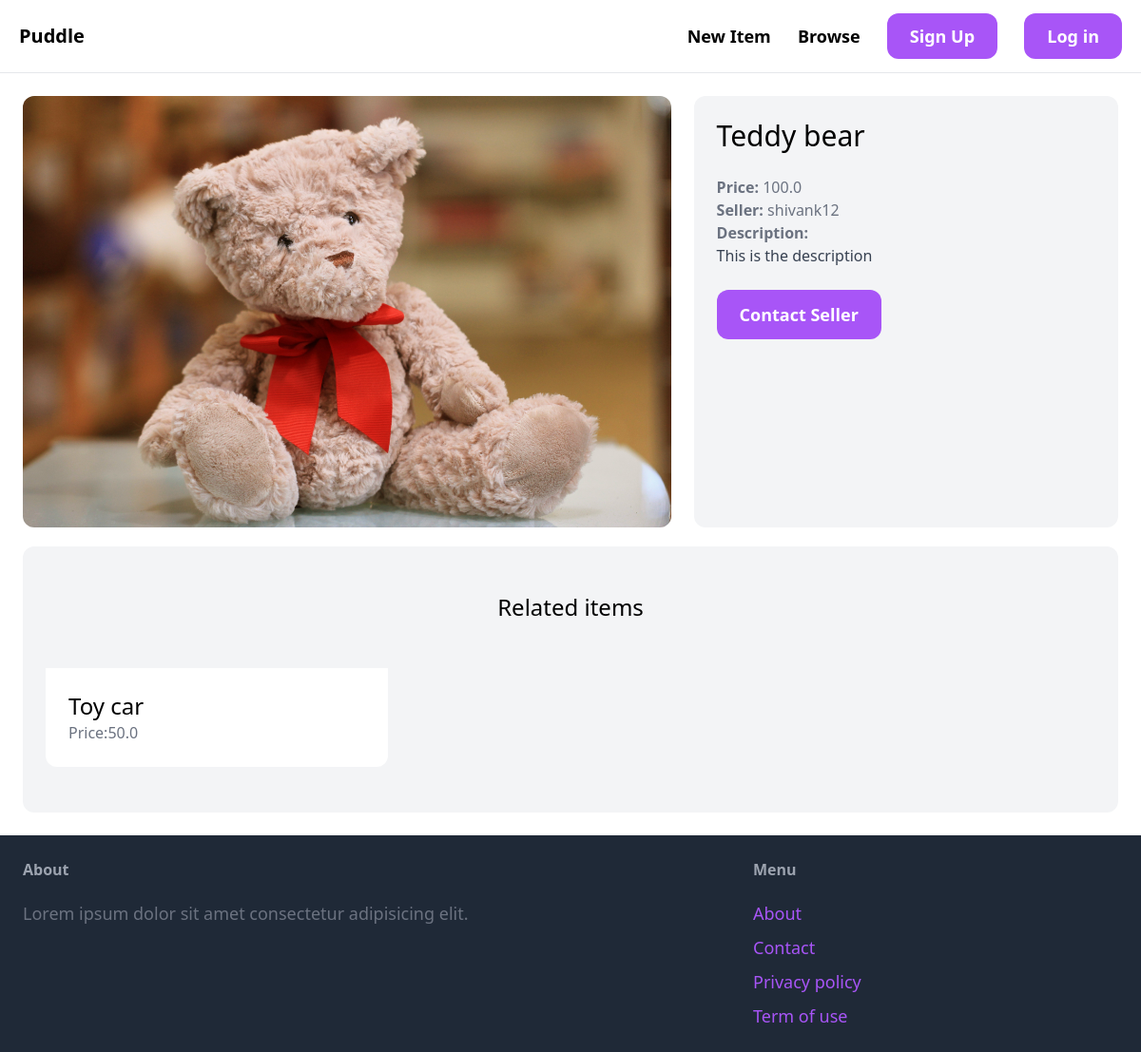
Page /items/1 on the committed database.
### items/models.py (models this page shows, shortened)
class Item (models.Model):
    category=models.ForeignKey(category,related_name='items',on_delete=models.CASCADE)
    name=models.CharField(max_length=255)
    description=models.TextField(blank=True,null=True)
    price=models.FloatField()
    image=models.ImageField(upload_to='items_images',blank=True,null=True)
    is_sold=models.BooleanField(default=False)
    created_by=models.ForeignKey(User,related_name='items',on_delete=models.CASCADE)
    created_at=models.DateTimeField(auto_now_add=True)

### items/views.py (the view)
# urls.py: path('<int:pk>',views.detail,name='detail'),
def detail(request,pk):
    item=get_object_or_404(Item,pk=pk)
    related_items=Item.objects.filter(category=item.category,is_sold=False).exclude(pk=pk)[0:3]
    return render(request,'items/details.html', {
        'item':item,
        'related_items':related_items
    })

### items/templates/items/details.html (shortened to what this page needs)
{% extends 'core/base.html' %}
{% block content %}
<div class="grid grid-cols-5 gap-6">
    <div class="col-span-3">
        <img src="{{ item.image.url }}" class="rounded-xl">
    </div>
    <div class="col-span-2 p-6 bg-gray-100 rounded-xl">
        <h1 class="mb-6 text-3xl">{{ item.name }}</h1>
        <p class="text-gray-500"><strong>Price: </strong>{{ item.price }}</p>
        <p class="text-gray-500"><strong>Seller: </strong>{{ item.created_by.username }}</p>
        {% if item.description %}
        <p class="text-gray-700">
            <strong class="text-gray-500">Description:</strong><br>
            {{item.description}}
        </p>
        {% endif %}
        <a href="#" class="inline-block mt-6 px-6 py-3 text-lg font-semibold bg-purple-500 text-white rounded-xl hover:bg-purple-700">Contact Seller</a>
    </div>
</div>
<div class="mt-5 px-6 py-12 bg-gray-100 rounded-xl">
    <h2 class="mb-12 text-2xl text-center">Related items</h2>
    <div class="grid grid-cols-3 gap-3">
        {%for item in related_items %}
        <div>
            <a href="{% url 'item:detail' item.id %}">
                <div class="p-6 bg-white rounded-b-xl">
                    <h2 class="text-2xl">{{item.name}}</h2>
                    <p class="text-gray-500">Price:{{item.price}}</p>
                </div>
            </a>
        </div>
    {% endfor %}
    </div>
</div>
{% endblock %}

### rows in the picture
Item: image (picture), name "Teddy bear", price "100.0", created_by.username "shivank12", description "This is the description"
Item: name "Toy car", price "50.0"
